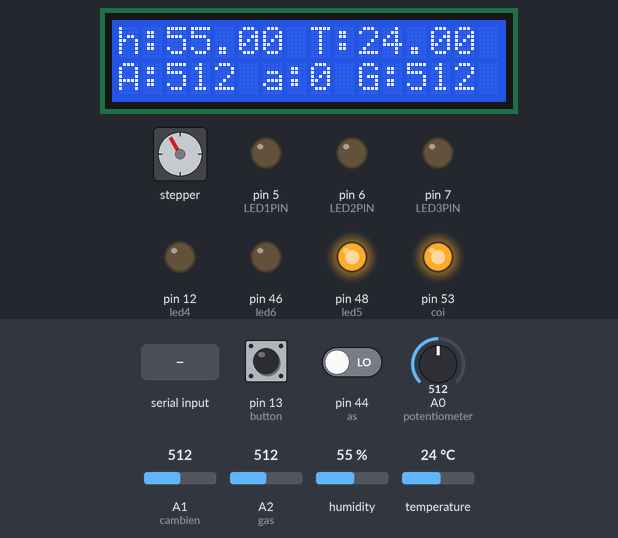
The sketch below on a simulated Arduino Mega 2560, built with avr-gcc and run on an emulated ATmega2560. Shown: 16×2 character LCD, stepper motor, output pins drawn as LEDs (lit = HIGH). The test bench sets the inputs (shaded band); at power-on: A2 (gas) = 512, pin 44 (as) LOW, pin 13 (button) HIGH, A0 (potentiometer) = 512, A1 (cambien) = 512, humidity 55 %, temperature 24 °C. Stepper angles assume 1024 steps per turn; what the sketch prints to the serial monitor is not drawn.

Above: at 7.7 s.
7.8 s: A2 (gas) set to 214
At 14.1 s:
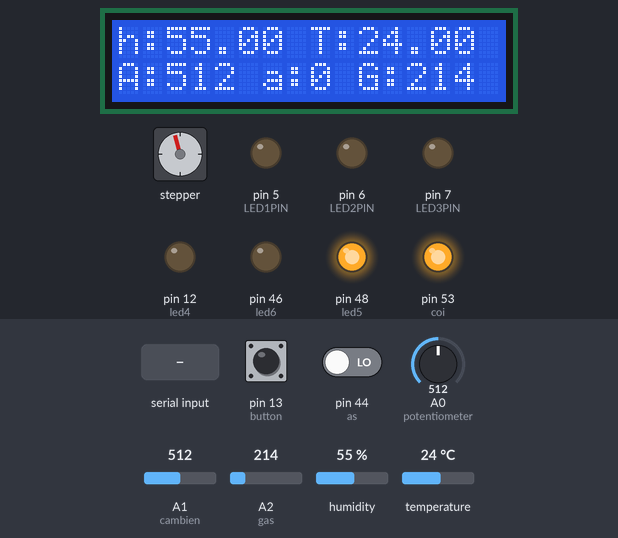
14.9 s: A2 (gas) set to 191
At 20.71 s:
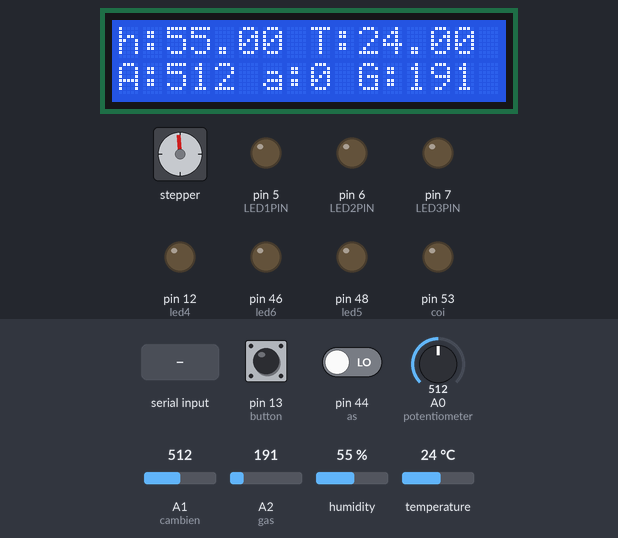
22.9 s: pin 44 (as) driven HIGH
27.2 s: "led1on\n" received over the second serial link
At 27.4 s:
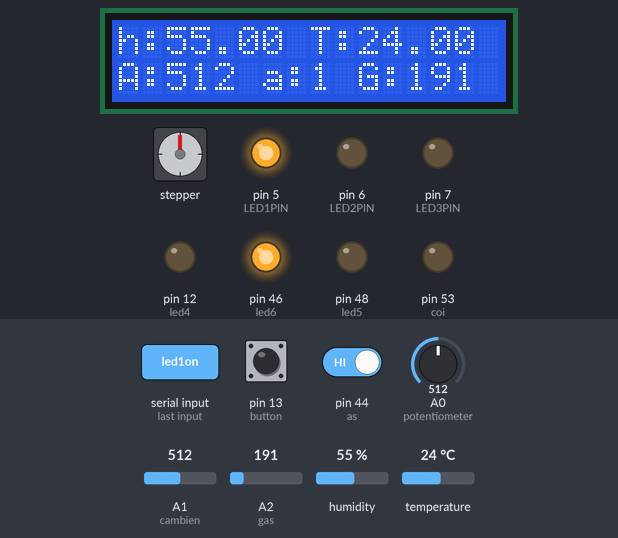
31.5 s: pin 13 (button) pulled LOW for 3 s
At 34.51 s:
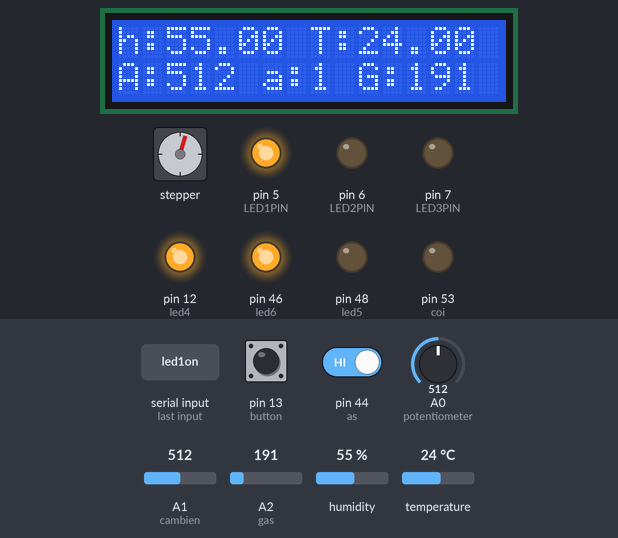
36.0 s: "led1off\n" received over the second serial link
At 40.98 s:
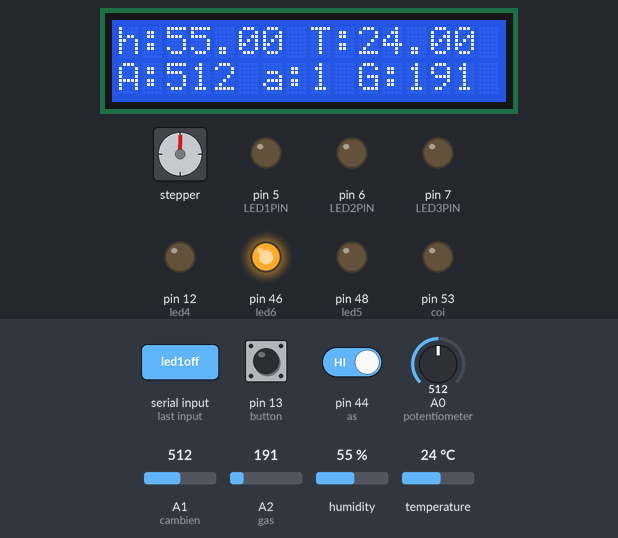
Timing chart, 0 to 43.2 s (numbered marks = the images above; inputs shaded):
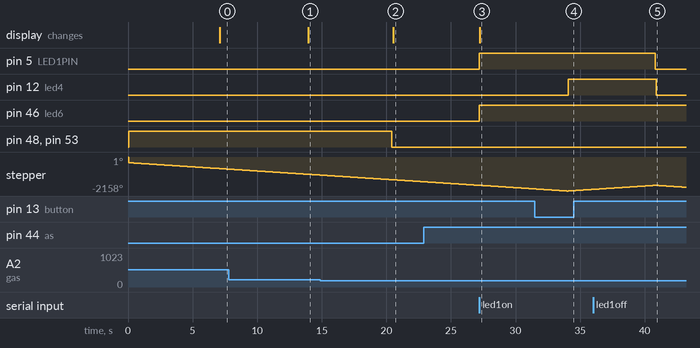

The sketch:

Uno_web_Giao_Tiep.ino
```cpp
#include <SoftwareSerial.h>
#include "DHT.h"
#include <LiquidCrystal_I2C.h>
//động cơ
#include <Stepper.h>
int button = 13;
int led4 = 12;
int led5 = 48;
int led6 = 46;
const byte coi = 53;
const int stepsPerRevolution = 1024; // 4 Steps Sequence
Stepper myStepper = Stepper(stepsPerRevolution, 8, 10, 9, 11); // Cài đặt động cơ bước và cấu hình chân cắm.

int potentiometer = A0;
int Val_Analog,MotorSpeed;
//LCD
LiquidCrystal_I2C lcd(0x27, 16, 2);
const byte RX = 2;
const byte TX = 3;

int cambien = A1;
SoftwareSerial mySerial(RX, TX); // Initialize SoftwareSerial

String inputString = ""; // A string to hold incoming data
bool stringComplete = false; // A flag to check if the string is complete

int gas = A2;
int as = 44;
#define DHTTYPE DHT22 // DHT 11
#define DHTPIN 4 // Pin to which the DHT11 is connected
#define LED1PIN 5
#define LED2PIN 6
#define LED3PIN 7

DHT dht(DHTPIN, DHTTYPE);
long last = 0;

void setup() {
  lcd.init();
  lcd.backlight();

  // Initialize serial communication:
  Serial.begin(9600);
  while (!Serial) {
    // Wait for the serial port to be ready
  }

  mySerial.begin(9600); // Initialize SoftwareSerial
  while (!mySerial) {
    // Wait for the SoftwareSerial port to be ready
  }

  dht.begin();
  pinMode(gas, INPUT);
  pinMode(as, INPUT);

  pinMode(led5, OUTPUT);
  pinMode(led6, OUTPUT);
  pinMode(coi, OUTPUT);
  pinMode(cambien, INPUT);
  pinMode(LED1PIN, OUTPUT);
  digitalWrite(LED1PIN, LOW);
  pinMode(LED2PIN, OUTPUT);
  digitalWrite(LED2PIN, LOW);
  pinMode(LED3PIN, OUTPUT);
  digitalWrite(LED3PIN, LOW);
  //động cơ

  int Val_Analog = 0;
  int MotorSpeed = 0;
  pinMode(button, INPUT_PULLUP);
  pinMode(led4, OUTPUT);
  last = millis();
}

void loop() {

  read_UART();
  if (millis() - last >= 1000) {
    String strDHT = read_DHT();
    send2ESP(strDHT);
    last = millis();
  }
  //nút ấn đổi chiều
  int buttonStatus = digitalRead(button);
  Serial.println(buttonStatus);
  if (buttonStatus == LOW) {
    digitalWrite(led4, HIGH);
    myStepper.step(1024);
  } else {
    digitalWrite(led4, LOW);
    myStepper.step(-1024);

  }
  //biến trở điều khiển tốc độ
  Val_Analog = analogRead(potentiometer);
  MotorSpeed = map(Val_Analog, 0, 1023, 0, 19);
  Serial.println(MotorSpeed);
  if (MotorSpeed > 0)
  {
    myStepper.setSpeed(MotorSpeed);
    myStepper.step(1);
  }
  //cảm biến ánh sáng
  int g = analogRead(gas);
  int s = digitalRead(as);
  if(g >=200){
    digitalWrite(led5,HIGH);
    digitalWrite(coi,HIGH);
  }
  else{
    digitalWrite(led5,LOW);
    digitalWrite(coi,LOW);
  }
  if(s == 1){
    digitalWrite(led6,HIGH);
  }
  else{
    digitalWrite(led6,LOW);
  }
  //cảm biến khí ga
  //đọc data
}

String read_DHT() {

  int g = analogRead(gas);
  int s = digitalRead(as);
  float h = dht.readHumidity();    //Đọc độ ẩm
  float t = dht.readTemperature(); //Đọc nhiệt độ
  String tmp = "";
  // Reading temperature or humidity takes about 250 milliseconds
  int a = analogRead(cambien);

  if (isnan(h) || isnan(t)|| isnan(a)|| isnan(s)||isnan(g)) {
    Serial.println("Failed to read from DHT sensor!");
    return tmp;
  }

  tmp = "h=" + String(h) + "&t=" + String(t) +"&a="+int(a) + "&s="+String(s)+ "&g="+String(g);
  Serial.print("H: ");
  Serial.print(h);
  lcd.setCursor(0, 0);
  lcd.print("h:");
  lcd.print(h);

  Serial.print("");
  Serial.print("T: ");
  Serial.print(t);
  lcd.setCursor(8, 0);
  lcd.print("T:");
  lcd.print(t);

  Serial.print("");
  Serial.print("A: ");
  Serial.print(a);
  lcd.setCursor(0, 1);
  lcd.print("A:");
  lcd.print(a);

  Serial.print("");
  Serial.print("As: ");
  Serial.print(s);
  lcd.setCursor(6, 1);
  lcd.print("a:");
   lcd.print(s);

  Serial.print("");
  Serial.print("G: ");
  Serial.print(g);
  lcd.setCursor(10, 1);
  lcd.print("G:");
  lcd.print(g);

  return tmp;
}

void read_UART() {
  while (mySerial.available()) {
    char inChar = (char)mySerial.read();
    inputString += inChar;
    if (inChar == '\n') {
      stringComplete = true;
    }

    if (stringComplete) {
      Serial.print("Received data: ");
      Serial.print(inputString);

      if (inputString.indexOf("led1on") >= 0) {
        digitalWrite(LED1PIN, HIGH);
        Serial.println("LED1 ON");
      } else if (inputString.indexOf("led1off") >= 0) {
        digitalWrite(LED1PIN, LOW);
        Serial.println("LED1 OFF");
      }

      if (inputString.indexOf("led2on") >= 0) {
        digitalWrite(LED2PIN, HIGH);
        Serial.println("LED2 ON");
      } else if (inputString.indexOf("led2off") >= 0) {
        digitalWrite(LED2PIN, LOW);
        Serial.println("LED2 OFF");
      }

      if (inputString.indexOf("led3on") >= 0) {
        digitalWrite(LED3PIN, HIGH);
        Serial.println("LED3 ON");
      } else if (inputString.indexOf("led3off") >= 0) {
        digitalWrite(LED3PIN, LOW);
        Serial.println("LED3 OFF");
      }

      inputString = "";
      stringComplete = false;
    }
  }
}

void send2ESP(String str) {
  Serial.print("Send Data: ");
  Serial.println(str);
  mySerial.println(str);
  mySerial.flush();
}
```

Measured:
- the behaviour switches between 200 and 199 on A2 (gas) (found by bisection; images 1 and 2)
- after the input at 7.8 s, the display: changes after 6.1 s (image 1)
- after the input at 14.9 s, pin 48 (led5), pin 53 (coi): HIGH → LOW after 5.5 s; the display: changes after 5.7 s (image 2)
- after the input at 27.2 s, pin 5 (LED1PIN): LOW → HIGH at once
- after the input at 31.5 s, pin 12 (led4): LOW → HIGH after 2.6 s
- after the input at 36.0 s, pin 5 (LED1PIN): HIGH → LOW after 4.8 s
